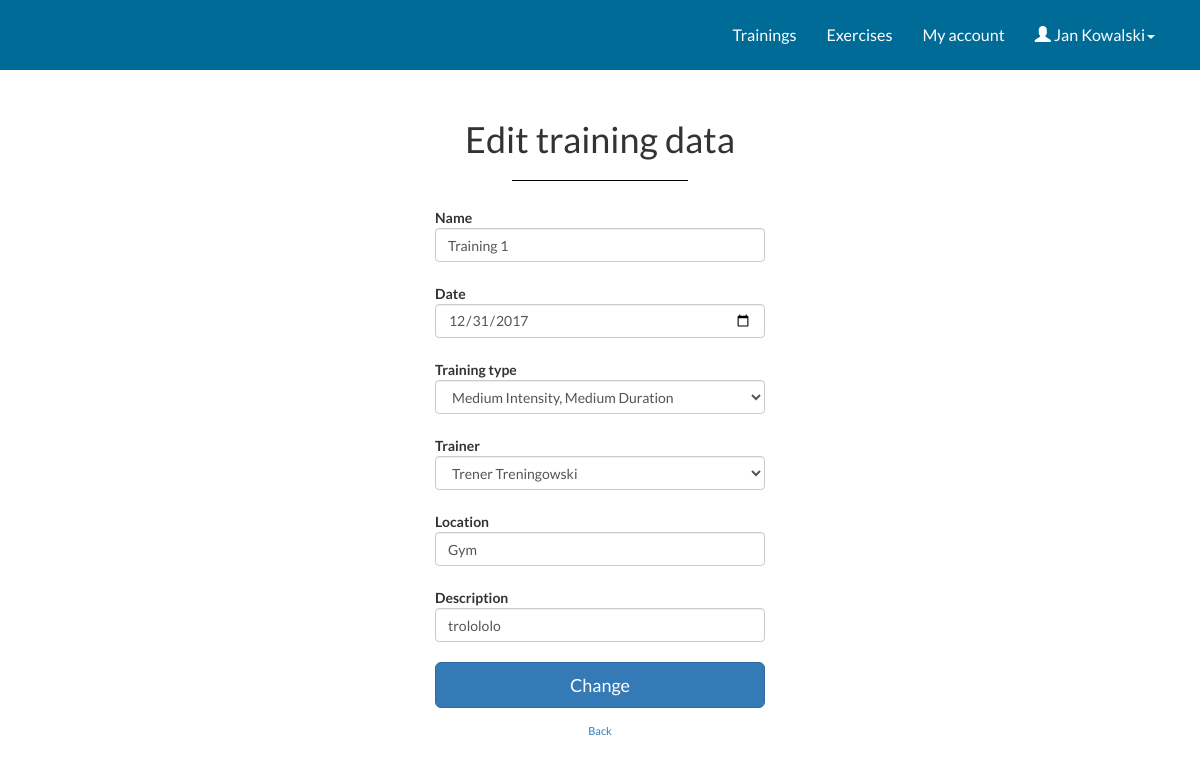
Screenshot of /edit_training_data.php?nr=1&id_session=1 (signed in) with the database file from the repository.
### tables this page shows
CREATE TABLE Training_session
(
ID INTEGER NOT NULL AUTO_INCREMENT,
Name VARCHAR(30),
ID_User INTEGER,
Training_date Date,
ID_Training_type INTEGER,
ID_Trainer INTEGER,
Location VARCHAR(40),
Description VARCHAR(200),
CONSTRAINT Training_session_PK PRIMARY KEY (ID),
CONSTRAINT Training_session_ID_User_FK FOREIGN KEY	(ID_User) REFERENCES Users (ID),
CONSTRAINT Training_session_ID_Training_type_FK FOREIGN KEY (ID_Training_type) REFERENCES Training_types (ID),
CONSTRAINT Training_session_ID_Trainer_FK FOREIGN KEY (ID_Trainer) REFERENCES Users (ID)
)DEFAULT CHARSET=utf8 COLLATE=utf8_polish_ci;

CREATE TABLE Training_types
(
ID INTEGER NOT NULL AUTO_INCREMENT,
Name VARCHAR(50) NOT NULL,
CONSTRAINT Training_types_PK PRIMARY KEY (ID),
CONSTRAINT Training_types_Name_U UNIQUE (Name)
);

CREATE TABLE Users
(
ID INTEGER NOT NULL AUTO_INCREMENT,
Name VARCHAR(20) NOT NULL,
Surname VARCHAR(50) NOT NULL,
Login VARCHAR(30) NOT NULL,
Password VARCHAR(30) NOT NULL,
User_type INTEGER,
Gender INTEGER NOT NULL,
Phone_number VARCHAR(15),
Email VARCHAR(50),
Height INTEGER,
Weight INTEGER,
CONSTRAINT Users_PK PRIMARY KEY (ID),
CONSTRAINT Users_Login_U UNIQUE (Login),
CONSTRAINT Users_Email_U UNIQUE (Email)
)DEFAULT CHARSET=utf8 COLLATE=utf8_polish_ci;

### edit_training_data.php (the view, shortened to what this page needs)
<?php
	$nr = $_GET['nr'];
	$id_session = $_GET['id_session'];
	require_once "connect.php";
	try
	{
		$connection = new mysqli($host, $db_user, $db_password, $db_name);
		if ($connection->connect_errno!=0)
		{
			throw new Exception(mysqli_connect_errno());
		}
		else
		{
			$result = $connection->query("SELECT * FROM Training_session WHERE ID = '$id_session'");
			$row = $result->fetch_assoc();
			$name = $row['Name'];
			$date = $row['Training_date'];
			$type = $row['ID_Training_type'];
			$trainer = $row['ID_Trainer'];
			$location = $row['Location'];
			$description = $row['Description'];
		}
	}
	catch(Exception $e)
	{
		echo '<span style="color:red;">Server error</span>';
		echo '<br />Information for developers: '.$e;
	}
?>
<!DOCTYPE html>
<html lang="en">
<head>
	<link rel="stylesheet" href="https://maxcdn.bootstrapcdn.com/bootstrap/3.3.7/css/bootstrap.min.css">
 	<link rel="stylesheet" type="text/css" href="main.css">
</head>
<body>
<?php include 'topbar.php';?>
<div class="panel-heading">
   <div class="panel-title text-center">
      <h1 class="title">Edit training data</h1>
    </div>
</div>
<div class="">
	    <div class = "center" >
	    	<form class="form-horizontal" method="post" action="">
	        <div class="form-group">
	          <label class="cols-sm-2 control-label">Name</label>
	          <div class="cols-sm-10">
	              <input type="text" class="form-control" name="name" placeholder="Enter name of the training"
	              <?php echo "value =\"".$name."\""; ?>>
	          </div>
	        </div>
	        <div class="form-group">
	          <label class="cols-sm-2 control-label">Date</label>
	          <div class="cols-sm-10">
	              <input type="date" class="form-control" name="date" placeholder="Enter name of the exercise"
	               <?php echo "value =\"".$date."\""; ?>>
	          </div>
	        </div>
	        <div class="form-group">
        		<label class="cols-sm-2 control-label">Training type</label>
        		<div class="cols-sm-10">
        			<select name="type" class="form-control" >
						<?php
							try
							{
								$connection = new mysqli($host, $db_user, $db_password, $db_name);
								if ($connection->connect_errno!=0)
								{
									throw new Exception(mysqli_connect_errno());
								}
								else
								{
									$result = $connection->query("SELECT ID, Name FROM Training_types");
									while ($row = $result->fetch_assoc())
									{
										$id = $row['ID'];
										$name = $row['Name'];
										echo "<option value= \"".$id."\"" ;
										if($type == $id)
										{
											echo "selected=\"selected\"";
										}
										echo ">".$name."</option>\n";
									}
								}
							}
							catch(Exception $e)
							{
								echo '<span style="color:red;">Server error</span>';
								echo '<br />Information for developers: '.$e;
							}
						?>
					</select>
        		</div>
	        </div>
	        <div class="form-group">
        		<label class="cols-sm-2 control-label">Trainer</label>
        		<div class="cols-sm-10">
        			<select name="trainer" class="form-control" >
						<?php
							try
							{
								$connection = new mysqli($host, $db_user, $db_password, $db_name);
								if ($connection->connect_errno!=0)
								{
									throw new Exception(mysqli_connect_errno());
								}
								else
								{
									$result = $connection->query("SELECT ID ,Name, Surname FROM Users WHERE User_type = 2 ORDER BY ID");
									while ($row = $result->fetch_assoc())
									{
										$id = $row['ID'];
										$name = $row['Name'];
										$surname = $row['Surname'];
										echo "<option value= \"".$id."\"";
										if($trainer == $id)
										{
											echo "selected=\"selected\"";
										}
										echo">".$name." ". $surname ."</option>\n";
									}
								}
							}
							catch(Exception $e)
							{
								echo '<span style="color:red;">Server error</span>';
								echo '<br />Information for developers: '.$e;
							}
						?>
					</select>
        		</div>
	        </div>
	        <div class="form-group">
	          <label class="cols-sm-2 control-label">Location</label>
	          <div class="cols-sm-10">
	              <input type="text" class="form-control" name="location" placeholder="Insert location"
	               <?php echo "value =\"".$location."\""; ?>>
	          </div>
	        </div>
	        <div class="form-group">
	          <label class="cols-sm-2 control-label">Description</label>
	          <div class="cols-sm-10">
	              <input type="text" class="form-control" name="description" placeholder="Description"
	               <?php echo "value =\"".$description."\""; ?>>
	          </div>
	        </div>
	        <div class="form-group">
	          <button type="submit button" name="submitbutton" class="btn btn-primary btn-lg btn-block login-button">Change</button>
	        </div>
	        <div class="login-register">
          		<?php
          		if(isset($id_user))
          		{
          			echo"<a href=\"edit_training_user.php?id_session=".$id_session."&nr=".$nr."&id_user=".$id_user."\">Back</a>";
          		}
          		else
          		{
          			echo"<a href=\"edit_training.php?id_session=".$id_session."&nr=".$nr."\">Back</a>";
				}
          		?>
        	</div>
	      </form>
	  </div>
  </div>
</body>
</html>

### main.css (style rules this page uses)
html, body { font-family: 'Lato', serif; background-color: #fff; }
.form-group { margin-bottom: 15px; }
label { margin-bottom: 5px; }
input, input::-webkit-input-placeholder { font-size: 11px; padding-top: 3px; }
.login-button { margin-top: 5px; }
.login-register { font-size: 11px; text-align: center; }
.center { margin-right: auto; margin-left: auto; width: 300px;" text-align: center; }
.panel-heading { padding-bottom: 0; }

### rows the page displays
training_session: name "Training 1", date "12/31/2017", type "Medium Intensity, Medium Duration", trainer "Trener Treningowski", location "Gym", description "trolololo"

### other values shown
$_SESSION["name"] "Jan"
$_SESSION["surname"] "Kowalski"
